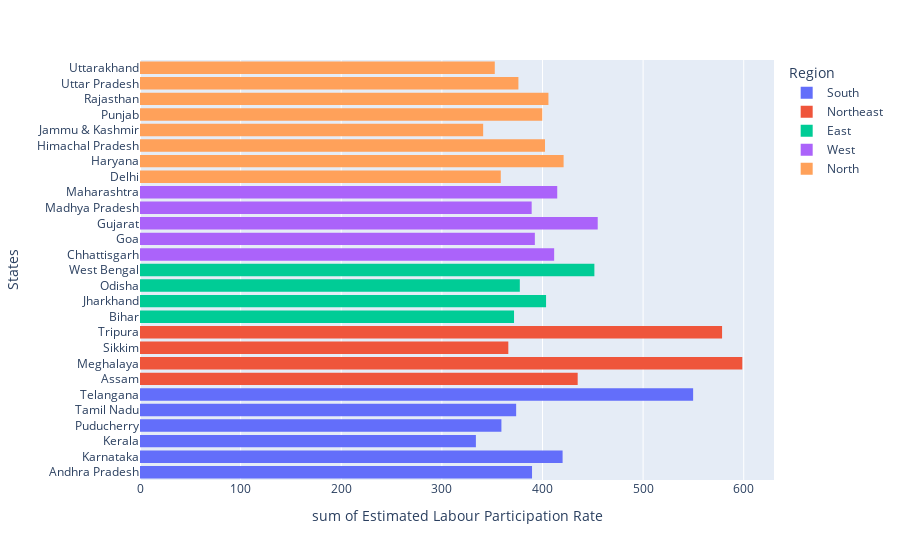

Notebook code cell kept with this figure:
### Code cell
#estimating Labour Participation Rate for each region and states
fig = px.histogram(data, x='Estimated Labour Participation Rate',y='States' ,color='Region')
fig.show()

### Figure 1 — Plotly figure (JSON) as saved in the notebook; plotly's stock layout.template omitted (floating-point values rounded to 4 significant figures)
{"data": [{"alignmentgroup": "True", "bingroup": "y", "histfunc": "sum", "hovertemplate": "Region=South<br>sum of Estimated Labour Participation Rate=%{x}<br>States=%{y}<extra></extra>", "legendgroup": "South", "marker": {"color": "#636efa", "pattern": {"shape": ""}}, "name": "South", "offsetgroup": "South", "orientation": "h", "showlegend": true, "type": "histogram", "x": [41.02, 40.9, 39.18, 33.1, 36.46, 47.41, 38.91, 37.83, 37.47, 37.34, 42.18, 40.54, 41.14, 42.78, 43.43, 47.29, 42.55, 43.13, 36.66, 40.3, 37.12, 37.71, 32, 16.77, 34.11, 36.11, 36.1, 35.78, 34.6, 33.52, 37.46, 40.8, 34.49, 39.3, 33.19, 30.8, 36.64, 33.34, 36.84, 36.32, 41.96, 43.2, 43.91, 29.63, 26.23, 33.16, 40.13, 42.22, 36.77, 36.62, 59.25, 58.24, 58.31, 41.06, 55.43, 53.22, 52.1, 60.59, 54.94, 56.58], "xaxis": "x", "y": ["Andhra Pradesh", "Andhra Pradesh", "Andhra Pradesh", "Andhra Pradesh", "Andhra Pradesh", "Andhra Pradesh", "Andhra Pradesh", "Andhra Pradesh", "Andhra Pradesh", "Andhra Pradesh", "Karnataka", "Karnataka", "Karnataka", "Karnataka", "Karnataka", "Karnataka", "Karnataka", "Karnataka", "Karnataka", "Karnataka", "Kerala", "Kerala", "Kerala", "Kerala", "Kerala", "Kerala", "Kerala", "Kerala", "Kerala", "Kerala", "Puducherry", "Puducherry", "Puducherry", "Puducherry", "Puducherry", "Puducherry", "Puducherry", "Puducherry", "Puducherry", "Puducherry", "Tamil Nadu", "Tamil Nadu", "Tamil Nadu", "Tamil Nadu", "Tamil Nadu", "Tamil Nadu", "Tamil Nadu", "Tamil Nadu", "Tamil Nadu", "Tamil Nadu", "Telangana", "Telangana", "Telangana", "Telangana", "Telangana", "Telangana", "Telangana", "Telangana", "Telangana", "Telangana"], "yaxis": "y"}, {"alignmentgroup": "True", "bingroup": "y", "histfunc": "sum", "hovertemplate": "Region=Northeast<br>sum of Estimated Labour Participation Rate=%{x}<br>States=%{y}<extra></extra>", "legendgroup": "Northeast", "marker": {"color": "#EF553B", "pattern": {"shape": ""}}, "name": "Northeast", "offsetgroup": "Northeast", "orientation": "h", "showlegend": true, "type": "histogram", "x": [52.98, 40.77, 46.73, 29.55, 48.26, 35.07, 40.88, 39.52, 54.38, 46.84, 65.49, 60.2, 64.74, 45.99, 55.24, 58.31, 62.96, 59.88, 64.6, 61.18, 60.59, 38.7, 44.88, 40.4, 48.32, 48.49, 42.54, 42.13, 69.69, 68.74, 66.89, 51.16, 50.81, 58.85, 50.78, 56.21, 50.77, 54.58], "xaxis": "x", "y": ["Assam", "Assam", "Assam", "Assam", "Assam", "Assam", "Assam", "Assam", "Assam", "Assam", "Meghalaya", "Meghalaya", "Meghalaya", "Meghalaya", "Meghalaya", "Meghalaya", "Meghalaya", "Meghalaya", "Meghalaya", "Meghalaya", "Sikkim", "Sikkim", "Sikkim", "Sikkim", "Sikkim", "Sikkim", "Sikkim", "Sikkim", "Tripura", "Tripura", "Tripura", "Tripura", "Tripura", "Tripura", "Tripura", "Tripura", "Tripura", "Tripura"], "yaxis": "y"}, {"alignmentgroup": "True", "bingroup": "y", "histfunc": "sum", "hovertemplate": "Region=East<br>sum of Estimated Labour Participation Rate=%{x}<br>States=%{y}<extra></extra>", "legendgroup": "East", "marker": {"color": "#00cc96", "pattern": {"shape": ""}}, "name": "East", "offsetgroup": "East", "orientation": "h", "showlegend": true, "type": "histogram", "x": [37.72, 37.35, 38.69, 38.17, 38.16, 36.86, 36.14, 34.59, 38.35, 35.7, 42.92, 44.4, 39.34, 37.69, 37.92, 40.59, 38.27, 38.31, 41.04, 43.08, 39.44, 41.44, 39.62, 25.23, 37.04, 37.45, 38.69, 39.96, 38.63, 39.98, 47.35, 47.74, 47.27, 39.9, 41.92, 40.39, 46.17, 47.48, 47.73, 45.63], "xaxis": "x", "y": ["Bihar", "Bihar", "Bihar", "Bihar", "Bihar", "Bihar", "Bihar", "Bihar", "Bihar", "Bihar", "Jharkhand", "Jharkhand", "Jharkhand", "Jharkhand", "Jharkhand", "Jharkhand", "Jharkhand", "Jharkhand", "Jharkhand", "Jharkhand", "Odisha", "Odisha", "Odisha", "Odisha", "Odisha", "Odisha", "Odisha", "Odisha", "Odisha", "Odisha", "West Bengal", "West Bengal", "West Bengal", "West Bengal", "West Bengal", "West Bengal", "West Bengal", "West Bengal", "West Bengal", "West Bengal"], "yaxis": "y"}, {"alignmentgroup": "True", "bingroup": "y", "histfunc": "sum", "hovertemplate": "Region=West<br>sum of Estimated Labour Participation Rate=%{x}<br>States=%{y}<extra></extra>", "legendgroup": "West", "marker": {"color": "#ab63fa", "pattern": {"shape": ""}}, "name": "West", "offsetgroup": "West", "orientation": "h", "showlegend": true, "type": "histogram", "x": [43.08, 45.58, 45.59, 35.58, 35.23, 38.48, 43.14, 42.97, 41.14, 40.82, 35.73, 38.38, 33.88, 44.97, 37.36, 42.21, 42.94, 43.76, 38.89, 34.3, 48.49, 50.11, 47.75, 35.5, 38.23, 45.96, 46.41, 43.55, 48.41, 50.49, 39.42, 39, 38.24, 35.45, 38.48, 40.04, 40.88, 40.08, 39.2, 38.47, 44.19, 43.8, 41.91, 34.32, 37.17, 42.71, 41.57, 42.49, 42.75, 43.75], "xaxis": "x", "y": ["Chhattisgarh", "Chhattisgarh", "Chhattisgarh", "Chhattisgarh", "Chhattisgarh", "Chhattisgarh", "Chhattisgarh", "Chhattisgarh", "Chhattisgarh", "Chhattisgarh", "Goa", "Goa", "Goa", "Goa", "Goa", "Goa", "Goa", "Goa", "Goa", "Goa", "Gujarat", "Gujarat", "Gujarat", "Gujarat", "Gujarat", "Gujarat", "Gujarat", "Gujarat", "Gujarat", "Gujarat", "Madhya Pradesh", "Madhya Pradesh", "Madhya Pradesh", "Madhya Pradesh", "Madhya Pradesh", "Madhya Pradesh", "Madhya Pradesh", "Madhya Pradesh", "Madhya Pradesh", "Madhya Pradesh", "Maharashtra", "Maharashtra", "Maharashtra", "Maharashtra", "Maharashtra", "Maharashtra", "Maharashtra", "Maharashtra", "Maharashtra", "Maharashtra"], "yaxis": "y"}, {"alignmentgroup": "True", "bingroup": "y", "histfunc": "sum", "hovertemplate": "Region=North<br>sum of Estimated Labour Participation Rate=%{x}<br>States=%{y}<extra></extra>", "legendgroup": "North", "marker": {"color": "#FFA15A", "pattern": {"shape": ""}}, "name": "North", "offsetgroup": "North", "orientation": "h", "showlegend": true, "type": "histogram", "x": [47.79, 43.92, 42.65, 23.8, 28.91, 34.17, 33.97, 35.41, 35.59, 32.36, 43.36, 44.21, 39.63, 44.38, 40.39, 42.14, 39.77, 47.32, 39.2, 40.6, 45.5, 43.3, 41.04, 19.04, 42.7, 41.72, 48.25, 39.42, 41.54, 40.01, 42.2, 39.17, 38.18, 38.21, 37.24, 38.03, 36.66, 36.31, 35.05, 42.82, 41.72, 44.69, 28.99, 38.39, 40.18, 42.76, 41.99, 39.5, 38.75, 40.51, 41.77, 39.54, 33.71, 40.74, 41.38, 40.8, 41.71, 40.83, 44.92, 39.63, 39.23, 38.89, 39.73, 38.22, 37.29, 36.19, 35.96, 35.45, 35.49, 32.99, 36.48, 36.27, 33.23, 33.38, 33.06, 38.07, 35.9, 39.18, 34.03], "xaxis": "x", "y": ["Delhi", "Delhi", "Delhi", "Delhi", "Delhi", "Delhi", "Delhi", "Delhi", "Delhi", "Delhi", "Haryana", "Haryana", "Haryana", "Haryana", "Haryana", "Haryana", "Haryana", "Haryana", "Haryana", "Haryana", "Himachal Pradesh", "Himachal Pradesh", "Himachal Pradesh", "Himachal Pradesh", "Himachal Pradesh", "Himachal Pradesh", "Himachal Pradesh", "Himachal Pradesh", "Himachal Pradesh", "Himachal Pradesh", "Jammu & Kashmir", "Jammu & Kashmir", "Jammu & Kashmir", "Jammu & Kashmir", "Jammu & Kashmir", "Jammu & Kashmir", "Jammu & Kashmir", "Jammu & Kashmir", "Jammu & Kashmir", "Punjab", "Punjab", "Punjab", "Punjab", "Punjab", "Punjab", "Punjab", "Punjab", "Punjab", "Punjab", "Rajasthan", "Rajasthan", "Rajasthan", "Rajasthan", "Rajasthan", "Rajasthan", "Rajasthan", "Rajasthan", "Rajasthan", "Rajasthan", "Uttar Pradesh", "Uttar Pradesh", "Uttar Pradesh", "Uttar Pradesh", "Uttar Pradesh", "Uttar Pradesh", "Uttar Pradesh", "Uttar Pradesh", "Uttar Pradesh", "Uttar Pradesh", "Uttarakhand", "Uttarakhand", "Uttarakhand", "Uttarakhand", "Uttarakhand", "Uttarakhand", "Uttarakhand", "Uttarakhand", "Uttarakhand", "Uttarakhand"], "yaxis": "y"}], "layout": {"barmode": "relative", "legend": {"title": {"text": "Region"}, "tracegroupgap": 0}, "margin": {"t": 60}, "xaxis": {"anchor": "y", "domain": [0, 1], "title": {"text": "sum of Estimated Labour Participation Rate"}}, "yaxis": {"anchor": "x", "domain": [0, 1], "title": {"text": "States"}}}}
